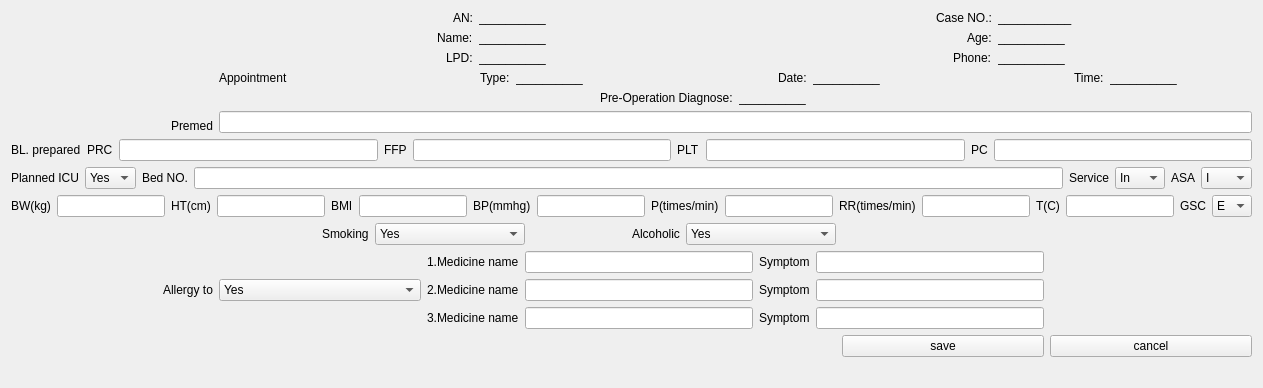
         <widget class="QWidget" name="Pre">
          <attribute name="title">
           <string>Pre</string>
          </attribute>
          <layout class="QGridLayout" name="gridLayout_6">
           <item row="0" column="0">
            <layout class="QGridLayout" name="gridLayout_5">
             <item row="13" column="2" colspan="3">
              <layout class="QGridLayout" name="gridLayout_9">
               <item row="0" column="0">
                <widget class="QLabel" name="label_70">
                 <property name="text">
                  <string>1.Medicine name</string>
                 </property>
                </widget>
               </item>
               <item row="0" column="1">
                <widget class="QLineEdit" name="PreLineEdit_14"/>
               </item>
               <item row="0" column="2">
                <widget class="QLabel" name="label_71">
                 <property name="text">
                  <string>Symptom</string>
                 </property>
                </widget>
               </item>
               <item row="0" column="3">
                <widget class="QLineEdit" name="PreLineEdit_15"/>
               </item>
               <item row="1" column="1">
                <widget class="QLineEdit" name="PreLineEdit_16"/>
               </item>
               <item row="1" column="2">
                <widget class="QLabel" name="label_73">
                 <property name="text">
                  <string>Symptom</string>
                 </property>
                </widget>
               </item>
               <item row="1" column="3">
                <widget class="QLineEdit" name="PreLineEdit_17"/>
               </item>
               <item row="1" column="0">
                <widget class="QLabel" name="label_72">
                 <property name="text">
                  <string>2.Medicine name</string>
                 </property>
                </widget>
               </item>
               <item row="2" column="0">
                <widget class="QLabel" name="label_74">
                 <property name="text">
                  <string>3.Medicine name</string>
                 </property>
                </widget>
               </item>
               <item row="2" column="1">
                <widget class="QLineEdit" name="PreLineEdit_18"/>
               </item>
               <item row="2" column="2">
                <widget class="QLabel" name="label_75">
                 <property name="text">
                  <string>Symptom</string>
                 </property>
                </widget>
               </item>
               <item row="2" column="3">
                <widget class="QLineEdit" name="PreLineEdit_19"/>
               </item>
              </layout>
             </item>
             <item row="5" column="0" alignment="Qt::AlignRight|Qt::AlignBottom">
              <widget class="QLabel" name="label_55">
               <property name="text">
                <string>Premed</string>
               </property>
              </widget>
             </item>
             <item row="7" column="0" colspan="6">
              <layout class="QHBoxLayout" name="horizontalLayout_11">
               <item>
                <widget class="QLabel" name="label_57">
                 <property name="text">
                  <string>Planned ICU</string>
                 </property>
                </widget>
               </item>
               <item>
                <widget class="QComboBox" name="PrecomboBox_1">
                 <item>
                  <property name="text">
                   <string>Yes</string>
                  </property>
                 </item>
                 <item>
                  <property name="text">
                   <string>No</string>
                  </property>
                 </item>
                </widget>
               </item>
               <item>
                <widget class="QLabel" name="label_59">
                 <property name="text">
                  <string>Bed NO.</string>
                 </property>
                </widget>
               </item>
               <item>
                <widget class="QLineEdit" name="PreLineEdit_6"/>
               </item>
               <item>
                <widget class="QLabel" name="label_58">
                 <property name="text">
                  <string>Service</string>
                 </property>
                </widget>
               </item>
               <item>
                <widget class="QComboBox" name="PrecomboBox_2">
                 <item>
                  <property name="text">
                   <string>In</string>
                  </property>
                 </item>
                 <item>
                  <property name="text">
                   <string>Out</string>
                  </property>
                 </item>
                </widget>
               </item>
               <item>
                <widget class="QLabel" name="label_60">
                 <property name="text">
                  <string>ASA</string>
                 </property>
                </widget>
               </item>
               <item>
                <widget class="QComboBox" name="PrecomboBox_3">
                 <item>
                  <property name="text">
                   <string>I</string>
                  </property>
                 </item>
                 <item>
                  <property name="text">
                   <string>II</string>
                  </property>
                 </item>
                 <item>
                  <property name="text">
                   <string>III</string>
                  </property>
                 </item>
                 <item>
                  <property name="text">
                   <string>IV</string>
                  </property>
                 </item>
                 <item>
                  <property name="text">
                   <string>V</string>
                  </property>
                 </item>
                 <item>
                  <property name="text">
                   <string>I E</string>
                  </property>
                 </item>
                 <item>
                  <property name="text">
                   <string>II E</string>
                  </property>
                 </item>
                 <item>
                  <property name="text">
                   <string>III E</string>
                  </property>
                 </item>
                 <item>
                  <property name="text">
                   <string>IV E</string>
                  </property>
                 </item>
                 <item>
                  <property name="text">
                   <string>V E</string>
                  </property>
                 </item>
                </widget>
               </item>
              </layout>
             </item>
             <item row="5" column="1" colspan="5">
              <widget class="QLineEdit" name="PreLineEdit_1"/>
             </item>
             <item row="13" column="1">
              <widget class="QComboBox" name="PrecomboBox_7">
               <item>
                <property name="text">
                 <string>Yes</string>
                </property>
               </item>
               <item>
                <property name="text">
                 <string>No</string>
                </property>
               </item>
              </widget>
             </item>
             <item row="12" column="1" colspan="3">
              <layout class="QHBoxLayout" name="horizontalLayout_16">
               <item alignment="Qt::AlignRight">
                <widget class="QLabel" name="label_67">
                 <property name="text">
                  <string>Smoking</string>
                 </property>
                </widget>
               </item>
               <item>
                <widget class="QComboBox" name="PrecomboBox_5">
                 <item>
                  <property name="text">
                   <string>Yes</string>
                  </property>
                 </item>
                 <item>
                  <property name="text">
                   <string>No</string>
                  </property>
                 </item>
                </widget>
               </item>
               <item alignment="Qt::AlignRight">
                <widget class="QLabel" name="label_68">
                 <property name="text">
                  <string>Alcoholic</string>
                 </property>
                </widget>
               </item>
               <item>
                <widget class="QComboBox" name="PrecomboBox_6">
                 <item>
                  <property name="text">
                   <string>Yes</string>
                  </property>
                 </item>
                 <item>
                  <property name="text">
                   <string>No</string>
                  </property>
                 </item>
                </widget>
               </item>
              </layout>
             </item>
             <item row="6" column="0" colspan="6">
              <layout class="QHBoxLayout" name="horizontalLayout_10">
               <item>
                <widget class="QLabel" name="label_56">
                 <property name="text">
                  <string>BL. prepared</string>
                 </property>
                </widget>
               </item>
               <item>
                <widget class="QLabel" name="label_79">
                 <property name="text">
                  <string>PRC</string>
                 </property>
                </widget>
               </item>
               <item>
                <widget class="QLineEdit" name="PreLineEdit_2"/>
               </item>
               <item>
                <widget class="QLabel" name="label_78">
                 <property name="text">
                  <string>FFP</string>
                 </property>
                </widget>
               </item>
               <item>
                <widget class="QLineEdit" name="PreLineEdit_3"/>
               </item>
               <item>
                <widget class="QLabel" name="label_76">
                 <property name="text">
                  <string>PLT</string>
                 </property>
                </widget>
               </item>
               <item>
                <widget class="QLineEdit" name="PreLineEdit_4"/>
               </item>
               <item>
                <widget class="QLabel" name="label_77">
                 <property name="text">
                  <string>PC</string>
                 </property>
                </widget>
               </item>
               <item>
                <widget class="QLineEdit" name="PreLineEdit_5"/>
               </item>
              </layout>
             </item>
             <item row="0" column="1" colspan="5">
              <layout class="QVBoxLayout" name="verticalLayout_3">
               <item>
                <layout class="QHBoxLayout" name="horizontalLayout_12">
                 <item alignment="Qt::AlignRight">
                  <widget class="QLabel" name="label_32">
                   <property name="text">
                    <string>AN:</string>
                   </property>
                  </widget>
                 </item>
                 <item>
                  <widget class="QLabel" name="label_36">
                   <property name="text">
                    <string>__________</string>
                   </property>
                  </widget>
                 </item>
                 <item alignment="Qt::AlignRight">
                  <widget class="QLabel" name="label_37">
                   <property name="text">
                    <string>Case NO.:</string>
                   </property>
                  </widget>
                 </item>
                 <item>
                  <widget class="QLabel" name="label_38">
                   <property name="text">
                    <string>___________</string>
                   </property>
                  </widget>
                 </item>
                </layout>
               </item>
               <item>
                <layout class="QHBoxLayout" name="horizontalLayout_14">
                 <item alignment="Qt::AlignRight">
                  <widget class="QLabel" name="label_31">
                   <property name="text">
                    <string>Name:</string>
                   </property>
                  </widget>
                 </item>
                 <item>
                  <widget class="QLabel" name="label_90">
                   <property name="text">
                    <string>__________</string>
                   </property>
                  </widget>
                 </item>
                 <item alignment="Qt::AlignRight">
                  <widget class="QLabel" name="label_49">
                   <property name="text">
                    <string>Age:</string>
                   </property>
                  </widget>
                 </item>
                 <item>
                  <widget class="QLabel" name="label_51">
                   <property name="text">
                    <string>__________</string>
                   </property>
                  </widget>
                 </item>
                </layout>
               </item>
               <item>
                <layout class="QHBoxLayout" name="horizontalLayout_7">
                 <item alignment="Qt::AlignRight">
                  <widget class="QLabel" name="label_35">
                   <property name="text">
                    <string>LPD:</string>
                   </property>
                  </widget>
                 </item>
                 <item>
                  <widget class="QLabel" name="label_50">
                   <property name="text">
                    <string>__________</string>
                   </property>
                  </widget>
                 </item>
                 <item alignment="Qt::AlignRight">
                  <widget class="QLabel" name="label_41">
                   <property name="text">
                    <string>Phone:</string>
                   </property>
                  </widget>
                 </item>
                 <item>
                  <widget class="QLabel" name="label_42">
                   <property name="text">
                    <string>__________</string>
                   </property>
                  </widget>
                 </item>
                </layout>
               </item>
               <item>
                <layout class="QHBoxLayout" name="horizontalLayout_13">
                 <item>
                  <widget class="QLabel" name="label_40">
                   <property name="text">
                    <string>Appointment</string>
                   </property>
                  </widget>
                 </item>
                 <item alignment="Qt::AlignRight">
                  <widget class="QLabel" name="label_43">
                   <property name="text">
                    <string>Type:</string>
                   </property>
                  </widget>
                 </item>
                 <item>
                  <widget class="QLabel" name="label_44">
                   <property name="text">
                    <string>__________</string>
                   </property>
                  </widget>
                 </item>
                 <item alignment="Qt::AlignRight">
                  <widget class="QLabel" name="label_45">
                   <property name="text">
                    <string>Date:</string>
                   </property>
                  </widget>
                 </item>
                 <item>
                  <widget class="QLabel" name="label_46">
                   <property name="text">
                    <string>__________</string>
                   </property>
                  </widget>
                 </item>
                 <item alignment="Qt::AlignRight">
                  <widget class="QLabel" name="label_47">
                   <property name="text">
                    <string>Time:</string>
                   </property>
                  </widget>
                 </item>
                 <item>
                  <widget class="QLabel" name="label_48">
                   <property name="text">
                    <string>__________</string>
                   </property>
                  </widget>
                 </item>
                </layout>
               </item>
               <item>
                <layout class="QHBoxLayout" name="horizontalLayout_17">
                 <item alignment="Qt::AlignRight">
                  <widget class="QLabel" name="label_52">
                   <property name="text">
                    <string>Pre-Operation Diagnose:</string>
                   </property>
                  </widget>
                 </item>
                 <item>
                  <widget class="QLabel" name="label_53">
                   <property name="text">
                    <string>__________</string>
                   </property>
                  </widget>
                 </item>
                </layout>
               </item>
              </layout>
             </item>
             <item row="14" column="5">
              <widget class="QPushButton" name="cancel_pre_Button">
               <property name="text">
                <string>cancel</string>
               </property>
              </widget>
             </item>
             <item row="13" column="0" alignment="Qt::AlignRight">
              <widget class="QLabel" name="label_69">
               <property name="text">
                <string>Allergy to</string>
               </property>
              </widget>
             </item>
             <item row="14" column="4">
              <widget class="QPushButton" name="save_pre_Button">
               <property name="text">
                <string>save</string>
               </property>
              </widget>
             </item>
             <item row="9" column="0" colspan="6">
              <layout class="QHBoxLayout" name="horizontalLayout_15">
               <item>
                <widget class="QLabel" name="label_61">
                 <property name="text">
                  <string>BW(kg)</string>
                 </property>
                </widget>
               </item>
               <item>
                <widget class="QLineEdit" name="PreLineEdit_7">
                 <property name="text">
                  <string/>
                 </property>
                </widget>
               </item>
               <item>
                <widget class="QLabel" name="label_62">
                 <property name="text">
                  <string>HT(cm)</string>
                 </property>
                </widget>
               </item>
               <item>
                <widget class="QLineEdit" name="PreLineEdit_8"/>
               </item>
               <item>
                <widget class="QLabel" name="label_33">
                 <property name="text">
                  <string>BMI</string>
                 </property>
                </widget>
               </item>
               <item>
                <widget class="QLineEdit" name="PreLineEdit_9"/>
               </item>
               <item>
                <widget class="QLabel" name="label_34">
                 <property name="text">
                  <string>BP(mmhg)</string>
                 </property>
                </widget>
               </item>
               <item>
                <widget class="QLineEdit" name="PreLineEdit_10"/>
               </item>
               <item>
                <widget class="QLabel" name="label_63">
                 <property name="text">
                  <string>P(times/min)</string>
                 </property>
                </widget>
               </item>
               <item>
                <widget class="QLineEdit" name="PreLineEdit_11"/>
               </item>
               <item>
                <widget class="QLabel" name="label_64">
                 <property name="text">
                  <string>RR(times/min)</string>
                 </property>
                </widget>
               </item>
               <item>
                <widget class="QLineEdit" name="PreLineEdit_12"/>
               </item>
               <item>
                <widget class="QLabel" name="label_65">
                 <property name="text">
                  <string>T(C)</string>
                 </property>
                </widget>
               </item>
               <item>
                <widget class="QLineEdit" name="PreLineEdit_13"/>
               </item>
               <item>
                <widget class="QLabel" name="label_66">
                 <property name="text">
                  <string>GSC</string>
                 </property>
                </widget>
               </item>
               <item>
                <widget class="QComboBox" name="PrecomboBox_4">
                 <item>
                  <property name="text">
                   <string>E</string>
                  </property>
                 </item>
                 <item>
                  <property name="text">
                   <string>M</string>
                  </property>
                 </item>
                 <item>
                  <property name="text">
                   <string>V</string>
                  </property>
                 </item>
                </widget>
               </item>
              </layout>
             </item>
            </layout>
           </item>
           <item row="1" column="0">
            <widget class="QLabel" name="label_30">
             <property name="text">
              <string/>
             </property>
            </widget>
           </item>
          </layout>
         </widget>
